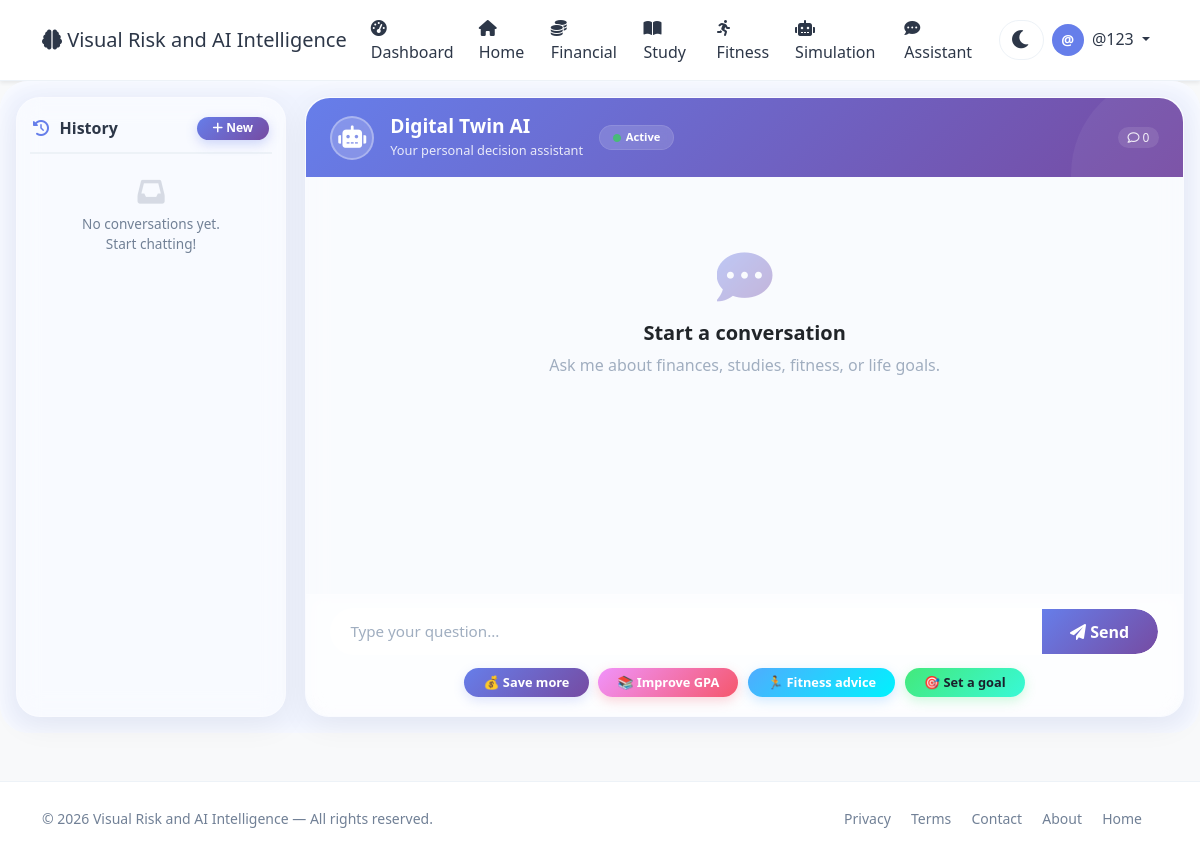
The app's page /user/assistant (signed in), older data.
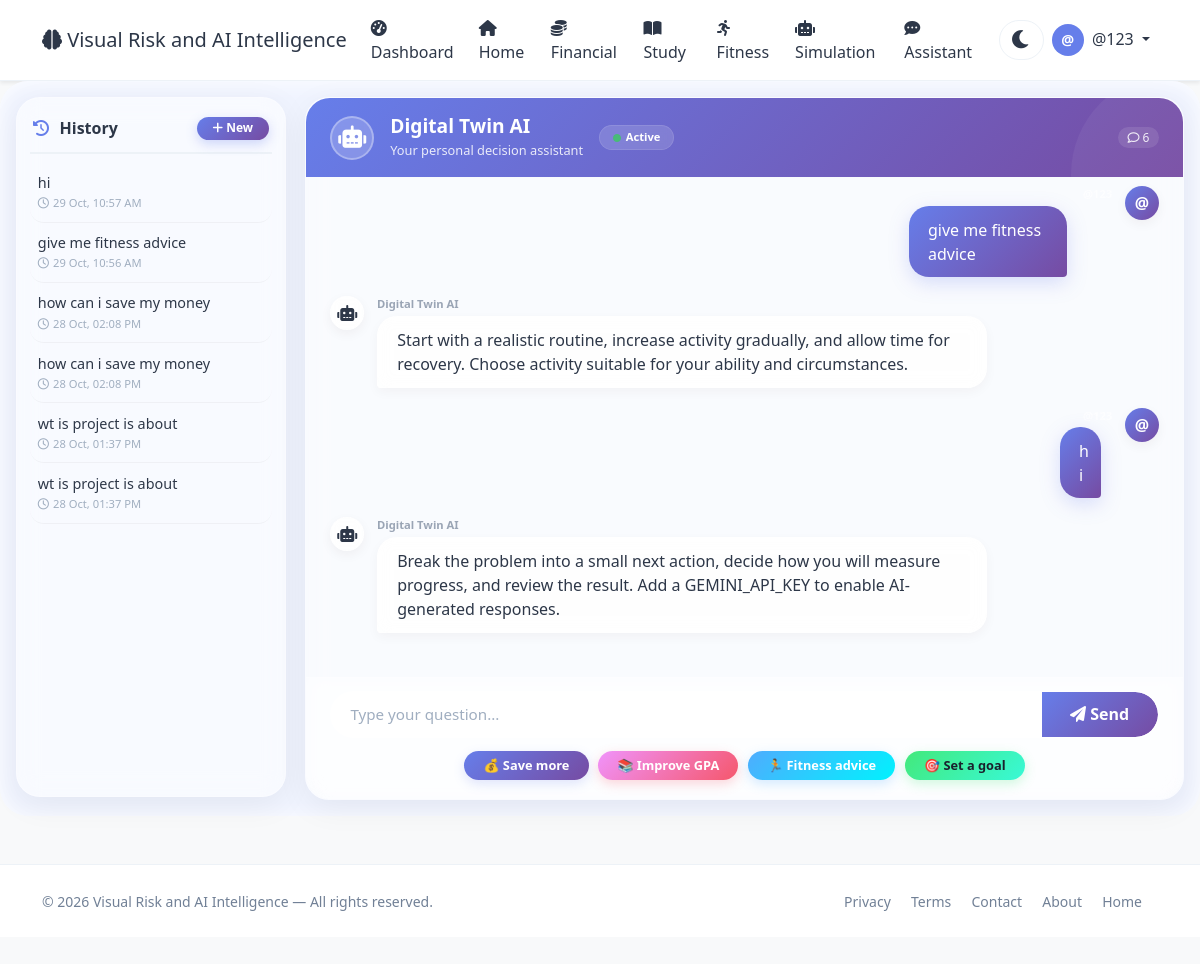
The same page, newer data.
### app.py (models this page shows, shortened)
class User(UserMixin, db.Model):
    id = db.Column(db.Integer, primary_key=True)
    username = db.Column(db.String(80), unique=True, nullable=False)
    email = db.Column(db.String(120), unique=True, nullable=False)
    password_hash = db.Column(db.String(200), nullable=False)
    age = db.Column(db.Integer, default=25)
    occupation = db.Column(db.String(100), default='Student')
    monthly_income = db.Column(db.Float, default=50000)
    monthly_expenses = db.Column(db.Float, default=35000)
    savings = db.Column(db.Float, default=100000)
    study_hours_per_week = db.Column(db.Float, default=20)
    fitness_hours_per_week = db.Column(db.Float, default=5)
    sleep_hours_per_day = db.Column(db.Float, default=7)
    created_at = db.Column(db.DateTime, default=datetime.utcnow)
    is_admin = db.Column(db.Boolean, default=False)
    transactions = db.relationship('Transaction', backref='user', lazy=True)
    study_logs = db.relationship('StudyLog', backref='user', lazy=True)
    fitness_logs = db.relationship('FitnessLog', backref='user', lazy=True)
    goals = db.relationship('Goal', backref='user', lazy=True)

class ChatMessage(db.Model):
    id = db.Column(db.Integer, primary_key=True)
    user_id = db.Column(db.Integer, db.ForeignKey('user.id'), nullable=False)
    question = db.Column(db.Text, nullable=False)
    response = db.Column(db.Text, nullable=False)
    timestamp = db.Column(db.DateTime, default=datetime.utcnow)
    user = db.relationship('User', backref='chat_messages')

### app.py (the view, shortened to what this page needs)
@app.route('/user/assistant', methods=['GET', 'POST'])
@login_required
def user_assistant():
    question = ''
    answer = ''
    messages = ChatMessage.query.filter_by(
        user_id=current_user.id
    ).order_by(ChatMessage.timestamp.desc()).limit(10).all()
    return render_template(
        'user/assistant.html',
        question=question,
        answer=answer,
        messages=messages,
        all_messages=messages,
        user=current_user
    )

### app.py (called while the page is built)
@app.context_processor
def utility_processor():
    return dict(datetime=datetime)

@login_manager.user_loader
def load_user(user_id):
    return User.query.get(int(user_id))

### templates/user/assistant.html (shortened to what this page needs)
{% extends "base.html" %}
{% block content %}
<div class="assistant-wrapper">
    <div class="assistant-container">
        <div class="history-sidebar">
            <h6>
                <span><i class="fas fa-history"></i> History</span>
                <a href="{{ url_for('user_assistant', new=True) }}" class="btn-new-chat">
                    <i class="fas fa-plus"></i> New
                </a>
            </h6>
            {% if all_messages %}
                {% for msg in all_messages %}
                <div class="history-item"
                     onclick="location.href='{{ url_for('user_assistant', load=msg.id) }}'">
                    <div class="question">{{ msg.question }}</div>
                    <div class="timestamp">
                        <i class="far fa-clock me-1"></i>{{ msg.timestamp.strftime('%d %b, %I:%M %p') }}
                    </div>
                </div>
                {% endfor %}
            {% else %}
                <div class="text-muted text-center py-3" style="font-size:0.85rem;">
                    <i class="fas fa-inbox fa-2x d-block mb-2 opacity-25"></i>
                    No conversations yet.<br>Start chatting!
                </div>
            {% endif %}
        </div>
        <div class="chat-area" id="chatArea">
            <div class="chat-header">
                <div class="avatar"><i class="fas fa-robot"></i></div>
                <div class="info">
                    <h5>Digital Twin AI</h5>
                    <small>Your personal decision assistant</small>
                </div>
                <div class="badge-status">
                    <i class="fas fa-circle"></i> Active
                </div>
                <div class="chat-stats">
                    <span><i class="far fa-comment"></i> {{ all_messages|length }}</span>
                </div>
            </div>
            <div class="chat-body" id="chatBody">
                {% if all_messages|length == 0 %}
                    <div class="empty-state">
                        <i class="fas fa-comment-dots"></i>
                        <h5 class="fw-bold text-dark">Start a conversation</h5>
                        <p>Ask me about finances, studies, fitness, or life goals.</p>
                    </div>
                {% else %}
                    {% for msg in all_messages|sort(attribute='timestamp') %}
                        <div class="chat-message user">
                            <div class="avatar-small">{{ user.username[0]|upper }}</div>
                            <div>
                                <div class="username-label">{{ user.username }}</div>
                                <div class="bubble">{{ msg.question }}</div>
                            </div>
                        </div>
                        <div class="chat-message assistant">
                            <div class="avatar-small"><i class="fas fa-robot"></i></div>
                            <div>
                                <div class="username-label">Digital Twin AI</div>
                                <div class="bubble">{{ msg.response|replace('\n', '<br>')|safe }}</div>
                            </div>
                        </div>
                    {% endfor %}
                {% endif %}
            </div>
            <div class="chat-input">
                <form method="POST" id="chatForm">
                    <div class="input-group">
                       <input type="text" name="question" id="queryInput" class="form-control" placeholder="Type your question..." required>
                        <button type="submit" class="btn-send"><i class="fas fa-paper-plane"></i> Send</button>
                    </div>
                </form>
                <div class="quick-actions">
                    <span class="btn-outline" onclick="fillAndSubmit('How can I save more money?')">💰 Save more</span>
                    <span class="btn-outline" onclick="fillAndSubmit('How can I improve my GPA?')">📚 Improve GPA</span>
                    <span class="btn-outline" onclick="fillAndSubmit('Give me fitness advice')">🏃 Fitness advice</span>
                    <span class="btn-outline" onclick="fillAndSubmit('Set a goal for me')">🎯 Set a goal</span>
                </div>
            </div>
        </div>
    </div>
</div>
{% endblock %}

### templates/base.html (shortened to what this page needs)
<!DOCTYPE html>
<html lang="en" data-theme="light">
<head>
    <link href="https://cdn.jsdelivr.net/npm/bootstrap@5.3.0/dist/css/bootstrap.min.css" rel="stylesheet">
    <link rel="stylesheet" href="https://cdnjs.cloudflare.com/ajax/libs/font-awesome/6.0.0/css/all.min.css">
</head>
<body>
<nav class="navbar navbar-expand-lg navbar-light bg-white shadow-sm">
    <div class="container">
        <a class="navbar-brand" href="{{ url_for('index') }}">
            <i class="fas fa-brain"></i>
            Visual Risk and AI Intelligence
        </a>
        <div class="collapse navbar-collapse" id="navbarNav">
            <ul class="navbar-nav ms-auto align-items-lg-center">
                {% if current_user.is_authenticated %}
                    <li class="nav-item">
                        <a class="nav-link" href="{{ url_for('user_dashboard') }}">
                            <i class="fas fa-tachometer-alt me-1"></i>Dashboard
                        </a>
                    </li>
                    <li class="nav-item">
                        <a class="nav-link" href="{{ url_for('index') }}">
                            <i class="fas fa-home"></i>Home
                        </a>
                    </li>
                    <li class="nav-item">
                        <a class="nav-link" href="{{ url_for('user_financial') }}">
                            <i class="fas fa-coins me-1"></i>Financial
                        </a>
                    </li>
                    <li class="nav-item">
                        <a class="nav-link" href="{{ url_for('user_study') }}">
                            <i class="fas fa-book-open me-1"></i>Study
                        </a>
                    </li>
                    <li class="nav-item">
                        <a class="nav-link" href="{{ url_for('user_fitness') }}">
                            <i class="fas fa-running me-1"></i>Fitness
                        </a>
                    </li>
                    <li class="nav-item">
                        <a class="nav-link" href="{{ url_for('user_simulation') }}">
                            <i class="fas fa-robot me-1"></i>Simulation
                        </a>
                    </li>
                    <li class="nav-item">
                        <a class="nav-link" href="{{ url_for('user_assistant') }}">
                            <i class="fas fa-comment-dots me-1"></i>Assistant
                        </a>
                    </li>
                    <li class="nav-item">
                        <button class="theme-toggle"
                                id="themeToggle"
                                aria-label="Toggle theme">
                            <i class="fas fa-moon"></i>
                        </button>
                    </li>
                    <li class="nav-item dropdown">
                        <a class="nav-link dropdown-toggle"
                           href="#"
                           id="userDropdown"
                           role="button"
                           data-bs-toggle="dropdown">
                            <span class="user-avatar">{{ current_user.username[0]|upper }}</span>
                            <span class="ms-1">{{ current_user.username }}</span>
                        </a>
                    </li>
                {% endif %}
            </ul>
        </div>
    </div>
</nav>
{% block content %}{% endblock %}
<footer class="mt-5 py-4 bg-light border-top">
    <div class="container">
        <div class="row align-items-center">
            <div class="col-md-6 text-center text-md-start">
                <span class="text-muted small">
                    © 2026 Visual Risk and AI Intelligence — All rights reserved.
                </span>
            </div>
            <div class="col-md-6 text-center text-md-end">
                <a href="{{ url_for('privacy') }}"
                   class="text-muted text-decoration-none me-3 small">Privacy</a>
                <a href="{{ url_for('terms') }}"
                   class="text-muted text-decoration-none me-3 small">Terms</a>
                <a href="{{ url_for('contact') }}"
                   class="text-muted text-decoration-none me-3 small">Contact</a>
                <a href="{{ url_for('about') }}"
                   class="text-muted text-decoration-none me-3 small">About</a>
                <a href="{{ url_for('index') }}"
                   class="text-muted text-decoration-none me-3 small">Home</a>
            </div>
        </div>
    </div>
</footer>
</body>
</html>

### templates/base.html (style rules this page uses)
:root { --bg-body: #f8f9fa; --bg-navbar: #ffffff; --bg-card: #ffffff; --text-primary: #2d3748; --text-muted: #718096; --border-color: #edf2f7; --shadow: 0 4px 20px rgba(0,0,0,0.06); --accent: #667eea; --accent-gradient: linear-gradient(135deg, #667eea, #764ba2); --bg-input: #ffffff; --bg-wrapper: #f0f4ff; --bg-hero: linear-gradient(135deg, #667eea 0%, #764ba2 100%); --dropdown-bg: #ffffff; --dropdown-text: #2d3748; --btn-bg: #667eea; --btn-hover: #5a6fd6; --badge-bg: #edf2f7; --badge-text: #4a5568; --progress-bg: #edf2f7; --progress-fill: linear-gradient(90deg, #667eea, #764ba2); }
body { background: var(--bg-body) !important; color: var(--text-primary) !important; font-family: 'Segoe UI', Tahoma, Geneva, Verdana, sans-serif; transition: background 0.3s, color 0.3s; }
.navbar { background: var(--bg-navbar) !important; border-bottom: 1px solid var(--border-color); }
.navbar-brand, .nav-link { color: var(--text-primary) !important; }
.bg-light, .bg-white { background: var(--bg-card) !important; }
.text-muted { color: var(--text-muted) !important; }
.form-control, .form-select { background: var(--bg-input) !important; color: var(--text-primary) !important; border-color: var(--border-color) !important; }
.dashboard-wrapper, .finance-wrapper, .study-wrapper, .fitness-wrapper, .assistant-wrapper, .sim-wrapper, .users-wrapper, .detail-wrapper, .about-wrapper, .privacy-wrapper, .terms-wrapper, .contact-wrapper { background: var(--bg-wrapper) !important; }
.border-top, .border-bottom { border-color: var(--border-color) !important; }
.theme-toggle { background: var(--bg-input); border: 1px solid var(--border-color); font-size: 1.3rem; color: var(--text-primary); cursor: pointer; transition: transform 0.3s; padding: 0.2rem 0.7rem; border-radius: 30px; margin-left: 0.5rem; }
.user-avatar { width: 32px; height: 32px; border-radius: 50%; background: var(--accent); color: white; display: inline-flex; align-items: center; justify-content: center; font-weight: 600; font-size: 0.9rem; }

Row changes from the older to the newer data that the page shows:
added ChatMessage: question "hi", timestamp "29 Oct, 10:57 AM", {{ user.username[0]|upper }} "@", response "Break the problem into a small next action, decide how you will measure progress, and review the result. Add a GEMINI_API_KEY to enable AI-generated responses."
added ChatMessage: question "give me fitness advice", timestamp "29 Oct, 10:56 AM", {{ user.username[0]|upper }} "@", response "Start with a realistic routine, increase activity gradually, and allow time for recovery. Choose activity suitable for your ability and circumstances."
added ChatMessage: question "how can i save my money", timestamp "28 Oct, 02:08 PM", shown under "HistoryNew"
added ChatMessage: question "how can i save my money", timestamp "28 Oct, 02:08 PM", shown under "HistoryNew"
added ChatMessage: question "wt is project is about", timestamp "28 Oct, 01:37 PM", shown under "HistoryNew"
added ChatMessage: question "wt is project is about", timestamp "28 Oct, 01:37 PM", shown under "HistoryNew"
Text that changed along with them:
{{ all_messages|length }}: "0" → "6"
text no longer shown: "No conversations yet. Start chatting! Start a conversation Ask me about finances, studies, fitness, or life goals."
